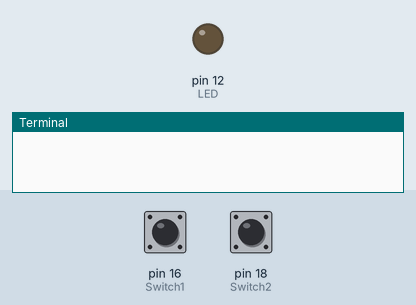
A program run on a simulated Raspberry Pi (header pin numbers). On the bench: output pins drawn as LEDs (lit = HIGH), the last lines printed to the terminal. The inputs (shaded band) are chosen by the test bench; at power-on: pin 16 (Switch1) LOW, pin 18 (Switch2) LOW.

Above: at 1.2 s.
1.3 s: pin 16 (Switch1) pulled HIGH for 0.15 s
At 1.8 s:
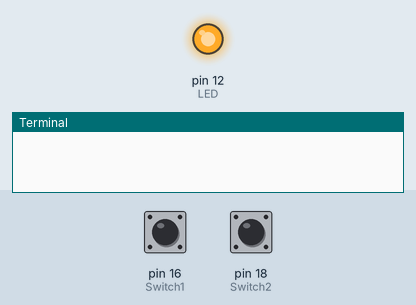
2.9 s: pin 18 (Switch2) pulled HIGH for 0.15 s
At 4.1 s:
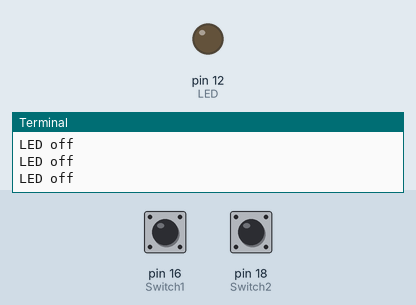
4.5 s: pin 16 (Switch1) pulled HIGH for 1 s
At 5.5 s:
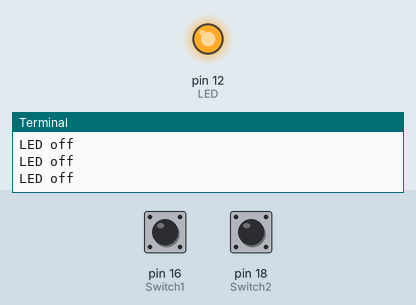
7.0 s: pin 18 (Switch2) pulled HIGH for 1 s
At 7.4 s:
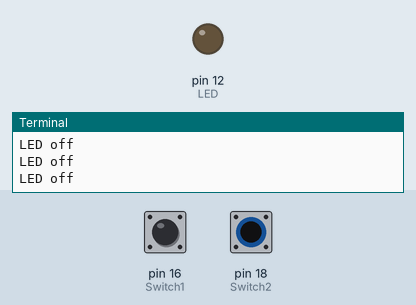
Timing chart, 0 to 10.0 s (numbered marks = the images above; inputs shaded):
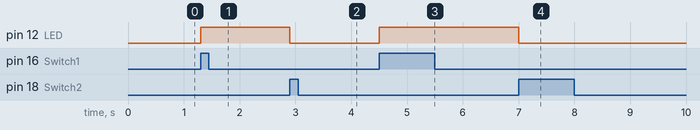

Measured:
- after the input at 1.3 s, pin 12 (LED): LOW → HIGH at once
- after the input at 2.9 s, pin 12 (LED): HIGH → LOW at once
- after the input at 4.5 s, pin 12 (LED): LOW → HIGH at once
- after the input at 7.0 s, pin 12 (LED): HIGH → LOW at once

The program:

sw2_led.py
```python
import RPi.GPIO as GPIO

import time

LED=12
Switch1=16
Switch2=18

GPIO.setwarnings(False)
GPIO.setmode(GPIO.BOARD)

def main():
    GPIO.setup(LED, GPIO.OUT, initial=GPIO.LOW)
    GPIO.setup(Switch1, GPIO.IN, pull_up_down=GPIO.PUD_DOWN)
    GPIO.setup(Switch2, GPIO.IN, pull_up_down=GPIO.PUD_DOWN)

    while True:
        if GPIO.input(Switch1)==GPIO.HIGH:
            GPIO.output(LED, GPIO.HIGH)
            time.sleep(1)
            print("LED on")

        elif GPIO.input(Switch2)==GPIO.HIGH:
            GPIO.output(LED, GPIO.LOW)
            print("LED off")

if __name__=='__main__':
    main()
```
